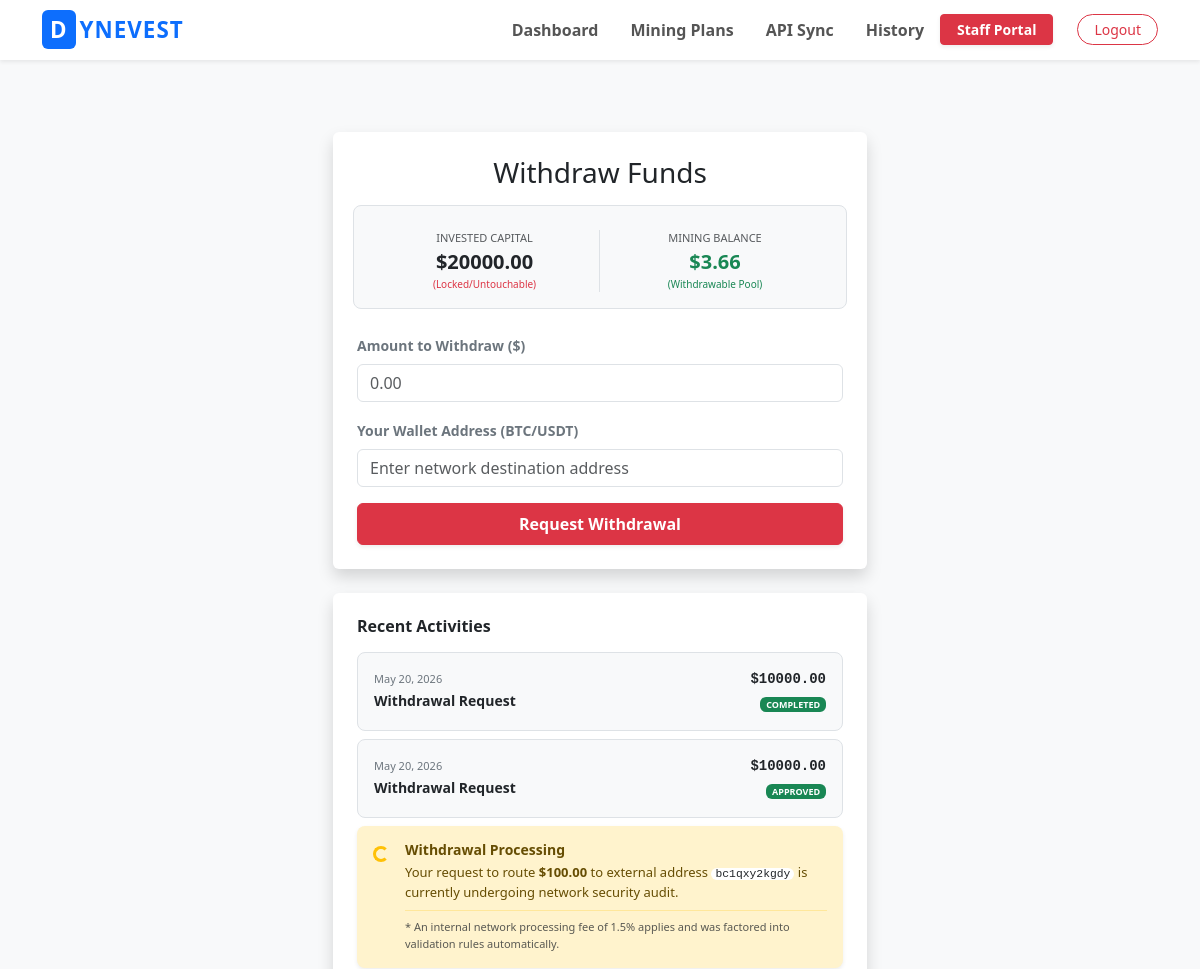
Before: /withdraw/ (signed in, upper part) with the older database file.
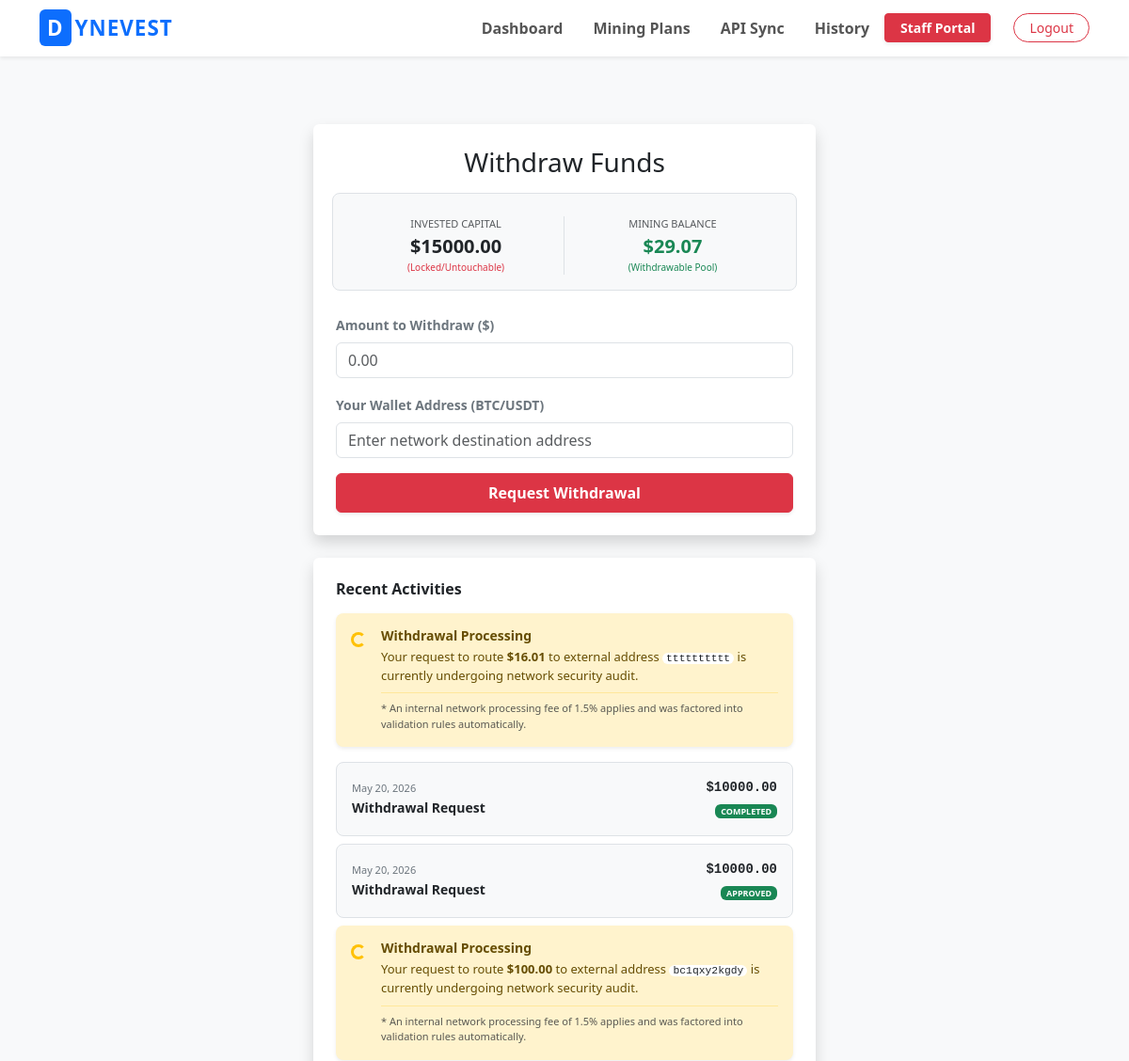
After: the same page with the newer database file.
### core/models.py (models this page shows, shortened)
class Profile(models.Model):
    user = models.OneToOneField(User, on_delete=models.CASCADE)
    withdrawal_locked = models.BooleanField(default=False)
    balance = models.DecimalField(max_digits=12, decimal_places=2, default=0.00) # Deposited/Locked Capital
    total_profit = models.DecimalField(max_digits=12, decimal_places=2, default=0.00) # All-time historical profit
    mining_balance = models.DecimalField(max_digits=12, decimal_places=2, default=0.00)
    mining_rate = models.DecimalField(max_digits=7, decimal_places=4, default=0.0100)
    require_external_deposit = models.BooleanField(default=False, help_text="Toggle if this user must deposit before withdrawing")
    required_deposit_percentage = models.IntegerField(default=10, help_text="Percentage (10-30%) required based on withdrawal amount")

class Withdrawal(models.Model):
    STATUS_CHOICES = [('Pending', 'Pending'), ('Completed', 'Completed'), ('Declined', 'Declined')]
    user = models.ForeignKey(User, on_delete=models.CASCADE)
    amount = models.DecimalField(max_digits=12, decimal_places=2)
    wallet_address = models.CharField(max_length=255)
    status = models.CharField(max_length=10, choices=STATUS_CHOICES, default='Pending')
    created_at = models.DateTimeField(auto_now_add=True)

### core/views.py (the view, shortened to what this page needs)
# urls.py: path('withdraw/', views.withdraw_funds_view, name='withdraw_funds'),
@login_required
def withdraw_funds_view(request):
    profile = request.user.profile
    user_withdrawals = Withdrawal.objects.filter(user=request.user).order_by('-created_at')
    return render(request, 'core/withdraw.html', {
        'profile': profile,
        'transactions': user_withdrawals
    })

### core/templates/core/withdraw.html (shortened to what the changed rows need)
{% extends 'core/base.html' %}
{% block content %}
<div class="container mt-5">
    <div class="row justify-content-center">
        <div class="col-md-6">
            <div class="card shadow border-0 mb-4">
                <div class="card-body p-4">
                    <div class="row g-2 text-center mb-4 bg-light p-3 rounded-3 border">
                        <div class="col-6 border-end">
                            <small class="text-muted d-block uppercase tracking-wider font-weight-bold" style="font-size: 11px;">INVESTED CAPITAL</small>
                            <span class="fw-bold text-dark fs-5">${{ profile.balance }}</span>
                            <span class="d-block text-danger font-weight-light" style="font-size: 10px;">(Locked/Untouchable)</span>
                        </div>
                        <div class="col-6">
                            <small class="text-muted d-block uppercase tracking-wider font-weight-bold" style="font-size: 11px;">MINING BALANCE</small>
                            <span class="fw-bold text-success fs-5">${{ profile.mining_balance }}</span>
                            <span class="d-block text-success font-weight-light" style="font-size: 10px;">(Withdrawable Pool)</span>
                        </div>
                    </div>
                </div>
            </div>
            <div class="card shadow border-0">
                <div class="card-body p-4">
                    {% for tx in transactions %}
                        {% if tx.status == 'Pending' %}
                            <div class="alert alert-warning d-flex align-items-start border-0 shadow-sm p-3 mb-3 rounded-3" role="alert">
                                <div class="spinner-border spinner-border-sm text-warning mt-1 me-3 flex-shrink-0" role="status">
                                </div>
                                <div>
                                    <h6 class="alert-heading fw-bold mb-1" style="color: #664d03; font-size: 14px;">Withdrawal Processing</h6>
                                    <p class="mb-1 small" style="color: #664d03; font-size: 13px;">
                                        Your request to route <strong>${{ tx.amount }}</strong> to external address <code class="bg-white px-1 py-0.5 rounded text-dark font-monospace small">{{ tx.wallet_address }}</code> is currently undergoing network security audit.
                                    </p>
                                    <hr class="my-2 border-warning opacity-25">
                                    <p class="mb-0 text-muted" style="font-size: 11px;">
                                        * An internal network processing fee of 1.5% applies and was factored into validation rules automatically.
                                    </p>
                                </div>
                            </div>
                        {% else %}
                            <div class="p-3 bg-light rounded-3 mb-2 d-flex justify-content-between align-items-center border">
                                <div>
                                    <span class="text-secondary small d-block" style="font-size: 11px;">{{ tx.created_at|date:"M d, Y" }}</span>
                                    <span class="fw-bold small text-dark">Withdrawal Request</span>
                                </div>
                                <div class="text-end">
                                    <span class="font-monospace fw-bold d-block small">${{ tx.amount }}</span>
                                    <span class="badge text-uppercase mt-1 {% if tx.status == 'Approved' or tx.status == 'Completed' %}bg-success{% else %}bg-danger{% endif %}" style="font-size: 9px; tracking-word: 1px;">
                                        {{ tx.status }}
                                    </span>
                                </div>
                            </div>
                        {% endif %}
                    {% empty %}
                        <p class="text-muted text-center py-3 my-0 small">No recent transaction requests on record.</p>
                    {% endfor %}
                </div>
            </div>
        </div>
    </div>
</div>
{% endblock %}

Changed rows visible on the page:
changed Profile: balance "20000.00" → "15000.00"; mining_balance "3.66" → "29.07"
added Withdrawal: amount "16.01", wallet_address "tttttttttt"
